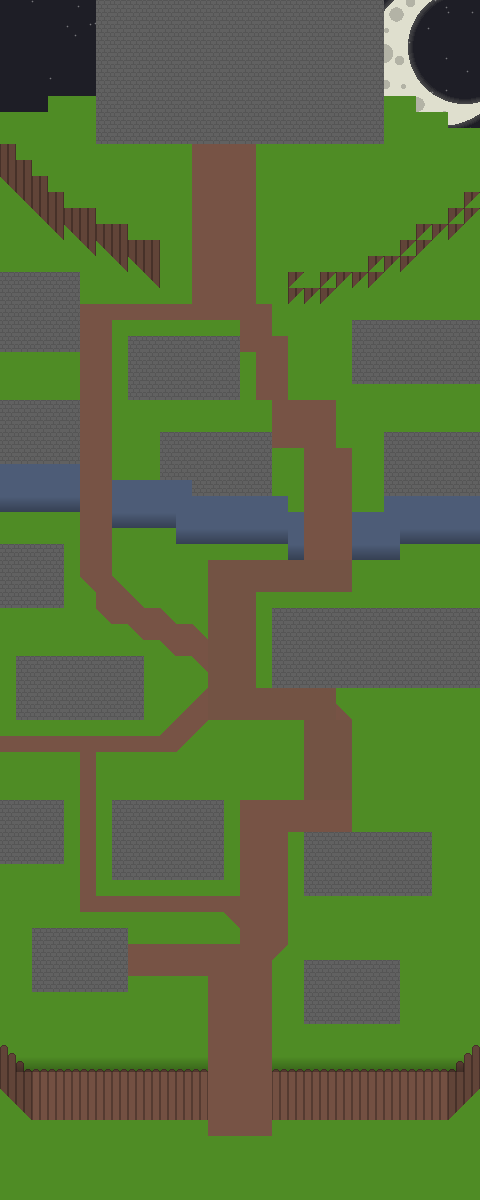

This game map was drawn from its Tiled (.tmx) file and the tilesets committed beside it. A one-line description and the trimmed map source follow:
An orthogonal 30x75 tile map with 16x16 px tiles, 3 tile layers (ground, Tile Layer 1, Shadows), 2 image layers and 1 object.

<map version="1.2" tiledversion="1.3.5" orientation="orthogonal" renderorder="right-down" width="30" height="75" tilewidth="16" tileheight="16" infinite="0" nextlayerid="7" nextobjectid="2">
 <tileset firstgid="1" source="sprites.tsx" />
 <imagelayer id="5" name="sky_left" offsetx="286" offsety="-39">
  <image source="../images/night_sky.png" width="240" height="320" />
 </imagelayer>
 <imagelayer id="6" name="sky_right" offsetx="-99.5" offsety="-189">
  <image source="../images/night_sky.png" width="240" height="320" />
 </imagelayer>
 <layer id="2" name="ground" width="30" height="75">
  <data>[2250 cells, 2061 non-empty, 2 distinct tile ids]</data>
 </layer>
 <layer id="1" name="Tile Layer 1" width="30" height="75">
  <data>[2250 cells, 1064 non-empty, 15 distinct tile ids]</data>
 </layer>
 <layer id="3" name="Shadows" width="30" height="75">
  <data>[2250 cells, 49 non-empty, 1 distinct tile ids]</data>
 </layer>
 <objectgroup id="4" name="Object Layer 1">
  <object id="1" x="179.628" y="1060.83" width="190" height="17">
   <text fontfamily="Sans Serif" pixelsize="11" wrap="1">Welcome to Hauntsville</text>
  </object>
 </objectgroup>
</map>